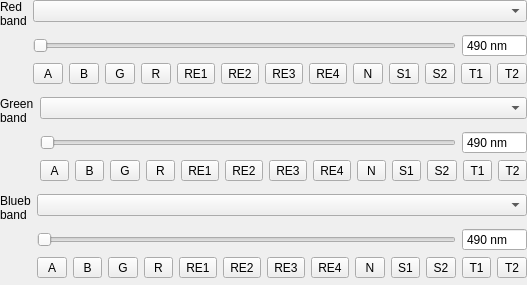
          <widget class="QWidget" name="scrollAreaWidgetContents_2">
           <property name="geometry">
            <rect>
             <x>0</x>
             <y>0</y>
             <width>527</width>
             <height>285</height>
            </rect>
           </property>
           <layout class="QVBoxLayout" name="verticalLayout_6">
            <property name="leftMargin">
             <number>0</number>
            </property>
            <property name="topMargin">
             <number>0</number>
            </property>
            <property name="rightMargin">
             <number>0</number>
            </property>
            <property name="bottomMargin">
             <number>0</number>
            </property>
            <item>
             <layout class="QFormLayout" name="formLayout_5">
              <item row="1" column="0">
               <widget class="QLabel" name="label_6">
                <property name="text">
                 <string>Red
band</string>
                </property>
               </widget>
              </item>
              <item row="1" column="1">
               <widget class="QgsRasterBandComboBox" name="mGrayBand_3"/>
              </item>
              <item row="3" column="1">
               <layout class="QHBoxLayout" name="horizontalLayout_10">
                <item>
                 <widget class="QToolButton" name="toolButton_40">
                  <property name="sizePolicy">
                   <sizepolicy hsizetype="Preferred" vsizetype="Fixed">
                    <horstretch>0</horstretch>
                    <verstretch>0</verstretch>
                   </sizepolicy>
                  </property>
                  <property name="text">
                   <string>A</string>
                  </property>
                 </widget>
                </item>
                <item>
                 <widget class="QToolButton" name="toolButton_41">
                  <property name="sizePolicy">
                   <sizepolicy hsizetype="Preferred" vsizetype="Fixed">
                    <horstretch>0</horstretch>
                    <verstretch>0</verstretch>
                   </sizepolicy>
                  </property>
                  <property name="text">
                   <string>B</string>
                  </property>
                 </widget>
                </item>
                <item>
                 <widget class="QToolButton" name="toolButton_42">
                  <property name="sizePolicy">
                   <sizepolicy hsizetype="Preferred" vsizetype="Fixed">
                    <horstretch>0</horstretch>
                    <verstretch>0</verstretch>
                   </sizepolicy>
                  </property>
                  <property name="text">
                   <string>G</string>
                  </property>
                 </widget>
                </item>
                <item>
                 <widget class="QToolButton" name="toolButton_43">
                  <property name="sizePolicy">
                   <sizepolicy hsizetype="Preferred" vsizetype="Fixed">
                    <horstretch>0</horstretch>
                    <verstretch>0</verstretch>
                   </sizepolicy>
                  </property>
                  <property name="text">
                   <string>R</string>
                  </property>
                 </widget>
                </item>
                <item>
                 <widget class="QToolButton" name="toolButton_44">
                  <property name="sizePolicy">
                   <sizepolicy hsizetype="Preferred" vsizetype="Fixed">
                    <horstretch>0</horstretch>
                    <verstretch>0</verstretch>
                   </sizepolicy>
                  </property>
                  <property name="text">
                   <string>RE1</string>
                  </property>
                 </widget>
                </item>
                <item>
                 <widget class="QToolButton" name="toolButton_45">
                  <property name="sizePolicy">
                   <sizepolicy hsizetype="Preferred" vsizetype="Fixed">
                    <horstretch>0</horstretch>
                    <verstretch>0</verstretch>
                   </sizepolicy>
                  </property>
                  <property name="text">
                   <string>RE2</string>
                  </property>
                 </widget>
                </item>
                <item>
                 <widget class="QToolButton" name="toolButton_46">
                  <property name="sizePolicy">
                   <sizepolicy hsizetype="Preferred" vsizetype="Fixed">
                    <horstretch>0</horstretch>
                    <verstretch>0</verstretch>
                   </sizepolicy>
                  </property>
                  <property name="text">
                   <string>RE3</string>
                  </property>
                 </widget>
                </item>
                <item>
                 <widget class="QToolButton" name="toolButton_47">
                  <property name="sizePolicy">
                   <sizepolicy hsizetype="Preferred" vsizetype="Fixed">
                    <horstretch>0</horstretch>
                    <verstretch>0</verstretch>
                   </sizepolicy>
                  </property>
                  <property name="text">
                   <string>RE4</string>
                  </property>
                 </widget>
                </item>
                <item>
                 <widget class="QToolButton" name="toolButton_48">
                  <property name="sizePolicy">
                   <sizepolicy hsizetype="Preferred" vsizetype="Fixed">
                    <horstretch>0</horstretch>
                    <verstretch>0</verstretch>
                   </sizepolicy>
                  </property>
                  <property name="text">
                   <string>N</string>
                  </property>
                 </widget>
                </item>
                <item>
                 <widget class="QToolButton" name="toolButton_49">
                  <property name="sizePolicy">
                   <sizepolicy hsizetype="Preferred" vsizetype="Fixed">
                    <horstretch>0</horstretch>
                    <verstretch>0</verstretch>
                   </sizepolicy>
                  </property>
                  <property name="text">
                   <string>S1</string>
                  </property>
                 </widget>
                </item>
                <item>
                 <widget class="QToolButton" name="toolButton_50">
                  <property name="sizePolicy">
                   <sizepolicy hsizetype="Preferred" vsizetype="Fixed">
                    <horstretch>0</horstretch>
                    <verstretch>0</verstretch>
                   </sizepolicy>
                  </property>
                  <property name="text">
                   <string>S2</string>
                  </property>
                 </widget>
                </item>
                <item>
                 <widget class="QToolButton" name="toolButton_51">
                  <property name="sizePolicy">
                   <sizepolicy hsizetype="Preferred" vsizetype="Fixed">
                    <horstretch>0</horstretch>
                    <verstretch>0</verstretch>
                   </sizepolicy>
                  </property>
                  <property name="text">
                   <string>T1</string>
                  </property>
                 </widget>
                </item>
                <item>
                 <widget class="QToolButton" name="toolButton_52">
                  <property name="sizePolicy">
                   <sizepolicy hsizetype="Preferred" vsizetype="Fixed">
                    <horstretch>0</horstretch>
                    <verstretch>0</verstretch>
                   </sizepolicy>
                  </property>
                  <property name="text">
                   <string>T2</string>
                  </property>
                 </widget>
                </item>
               </layout>
              </item>
              <item row="2" column="1">
               <layout class="QHBoxLayout" name="horizontalLayout_11">
                <item>
                 <widget class="QSlider" name="mGraySlider_3">
                  <property name="orientation">
                   <enum>Qt::Horizontal</enum>
                  </property>
                 </widget>
                </item>
                <item>
                 <widget class="QSpinBox" name="mGrayWavelength_3">
                  <property name="buttonSymbols">
                   <enum>QAbstractSpinBox::NoButtons</enum>
                  </property>
                  <property name="suffix">
                   <string> nm</string>
                  </property>
                  <property name="prefix">
                   <string/>
                  </property>
                  <property name="maximum">
                   <number>99999</number>
                  </property>
                  <property name="singleStep">
                   <number>1</number>
                  </property>
                  <property name="value">
                   <number>490</number>
                  </property>
                 </widget>
                </item>
               </layout>
              </item>
             </layout>
            </item>
            <item>
             <layout class="QFormLayout" name="formLayout_4">
              <item row="1" column="0">
               <widget class="QLabel" name="label_5">
                <property name="text">
                 <string>Green
band</string>
                </property>
               </widget>
              </item>
              <item row="1" column="1">
               <widget class="QgsRasterBandComboBox" name="mGrayBand_2"/>
              </item>
              <item row="3" column="1">
               <layout class="QHBoxLayout" name="horizontalLayout_5">
                <item>
                 <widget class="QToolButton" name="toolButton_27">
                  <property name="sizePolicy">
                   <sizepolicy hsizetype="Preferred" vsizetype="Fixed">
                    <horstretch>0</horstretch>
                    <verstretch>0</verstretch>
                   </sizepolicy>
                  </property>
                  <property name="text">
                   <string>A</string>
                  </property>
                 </widget>
                </item>
                <item>
                 <widget class="QToolButton" name="toolButton_28">
                  <property name="sizePolicy">
                   <sizepolicy hsizetype="Preferred" vsizetype="Fixed">
                    <horstretch>0</horstretch>
                    <verstretch>0</verstretch>
                   </sizepolicy>
                  </property>
                  <property name="text">
                   <string>B</string>
                  </property>
                 </widget>
                </item>
                <item>
                 <widget class="QToolButton" name="toolButton_29">
                  <property name="sizePolicy">
                   <sizepolicy hsizetype="Preferred" vsizetype="Fixed">
                    <horstretch>0</horstretch>
                    <verstretch>0</verstretch>
                   </sizepolicy>
                  </property>
                  <property name="text">
                   <string>G</string>
                  </property>
                 </widget>
                </item>
                <item>
                 <widget class="QToolButton" name="toolButton_30">
                  <property name="sizePolicy">
                   <sizepolicy hsizetype="Preferred" vsizetype="Fixed">
                    <horstretch>0</horstretch>
                    <verstretch>0</verstretch>
                   </sizepolicy>
                  </property>
                  <property name="text">
                   <string>R</string>
                  </property>
                 </widget>
                </item>
                <item>
                 <widget class="QToolButton" name="toolButton_31">
                  <property name="sizePolicy">
                   <sizepolicy hsizetype="Preferred" vsizetype="Fixed">
                    <horstretch>0</horstretch>
                    <verstretch>0</verstretch>
                   </sizepolicy>
                  </property>
                  <property name="text">
                   <string>RE1</string>
                  </property>
                 </widget>
                </item>
                <item>
                 <widget class="QToolButton" name="toolButton_32">
                  <property name="sizePolicy">
                   <sizepolicy hsizetype="Preferred" vsizetype="Fixed">
                    <horstretch>0</horstretch>
                    <verstretch>0</verstretch>
                   </sizepolicy>
                  </property>
                  <property name="text">
                   <string>RE2</string>
                  </property>
                 </widget>
                </item>
                <item>
                 <widget class="QToolButton" name="toolButton_33">
                  <property name="sizePolicy">
                   <sizepolicy hsizetype="Preferred" vsizetype="Fixed">
                    <horstretch>0</horstretch>
                    <verstretch>0</verstretch>
                   </sizepolicy>
                  </property>
                  <property name="text">
                   <string>RE3</string>
                  </property>
                 </widget>
                </item>
                <item>
                 <widget class="QToolButton" name="toolButton_34">
                  <property name="sizePolicy">
                   <sizepolicy hsizetype="Preferred" vsizetype="Fixed">
                    <horstretch>0</horstretch>
                    <verstretch>0</verstretch>
                   </sizepolicy>
                  </property>
                  <property name="text">
                   <string>RE4</string>
                  </property>
                 </widget>
                </item>
                <item>
                 <widget class="QToolButton" name="toolButton_35">
                  <property name="sizePolicy">
                   <sizepolicy hsizetype="Preferred" vsizetype="Fixed">
                    <horstretch>0</horstretch>
                    <verstretch>0</verstretch>
                   </sizepolicy>
                  </property>
                  <property name="text">
                   <string>N</string>
                  </property>
                 </widget>
                </item>
                <item>
                 <widget class="QToolButton" name="toolButton_36">
                  <property name="sizePolicy">
                   <sizepolicy hsizetype="Preferred" vsizetype="Fixed">
                    <horstretch>0</horstretch>
                    <verstretch>0</verstretch>
                   </sizepolicy>
                  </property>
                  <property name="text">
                   <string>S1</string>
                  </property>
                 </widget>
                </item>
                <item>
                 <widget class="QToolButton" name="toolButton_37">
                  <property name="sizePolicy">
                   <sizepolicy hsizetype="Preferred" vsizetype="Fixed">
                    <horstretch>0</horstretch>
                    <verstretch>0</verstretch>
                   </sizepolicy>
                  </property>
                  <property name="text">
                   <string>S2</string>
                  </property>
                 </widget>
                </item>
                <item>
                 <widget class="QToolButton" name="toolButton_38">
                  <property name="sizePolicy">
                   <sizepolicy hsizetype="Preferred" vsizetype="Fixed">
                    <horstretch>0</horstretch>
                    <verstretch>0</verstretch>
                   </sizepolicy>
                  </property>
                  <property name="text">
                   <string>T1</string>
                  </property>
                 </widget>
                </item>
                <item>
                 <widget class="QToolButton" name="toolButton_39">
                  <property name="sizePolicy">
                   <sizepolicy hsizetype="Preferred" vsizetype="Fixed">
                    <horstretch>0</horstretch>
                    <verstretch>0</verstretch>
                   </sizepolicy>
                  </property>
                  <property name="text">
                   <string>T2</string>
                  </property>
                 </widget>
                </item>
               </layout>
              </item>
              <item row="2" column="1">
               <layout class="QHBoxLayout" name="horizontalLayout_9">
                <item>
                 <widget class="QSlider" name="mGraySlider_2">
                  <property name="orientation">
                   <enum>Qt::Horizontal</enum>
                  </property>
                 </widget>
                </item>
                <item>
                 <widget class="QSpinBox" name="mGrayWavelength_2">
                  <property name="buttonSymbols">
                   <enum>QAbstractSpinBox::NoButtons</enum>
                  </property>
                  <property name="suffix">
                   <string> nm</string>
                  </property>
                  <property name="prefix">
                   <string/>
                  </property>
                  <property name="maximum">
                   <number>99999</number>
                  </property>
                  <property name="singleStep">
                   <number>1</number>
                  </property>
                  <property name="value">
                   <number>490</number>
                  </property>
                 </widget>
                </item>
               </layout>
              </item>
             </layout>
            </item>
            <item>
             <layout class="QFormLayout" name="formLayout_6">
              <item row="1" column="0">
               <widget class="QLabel" name="label_7">
                <property name="text">
                 <string>Blueb
band</string>
                </property>
               </widget>
              </item>
              <item row="1" column="1">
               <widget class="QgsRasterBandComboBox" name="mGrayBand_4"/>
              </item>
              <item row="3" column="1">
               <layout class="QHBoxLayout" name="horizontalLayout_12">
                <item>
                 <widget class="QToolButton" name="toolButton_53">
                  <property name="sizePolicy">
                   <sizepolicy hsizetype="Preferred" vsizetype="Fixed">
                    <horstretch>0</horstretch>
                    <verstretch>0</verstretch>
                   </sizepolicy>
                  </property>
                  <property name="text">
                   <string>A</string>
                  </property>
                 </widget>
                </item>
                <item>
                 <widget class="QToolButton" name="toolButton_54">
                  <property name="sizePolicy">
                   <sizepolicy hsizetype="Preferred" vsizetype="Fixed">
                    <horstretch>0</horstretch>
                    <verstretch>0</verstretch>
                   </sizepolicy>
                  </property>
                  <property name="text">
                   <string>B</string>
                  </property>
                 </widget>
                </item>
                <item>
                 <widget class="QToolButton" name="toolButton_55">
                  <property name="sizePolicy">
                   <sizepolicy hsizetype="Preferred" vsizetype="Fixed">
                    <horstretch>0</horstretch>
                    <verstretch>0</verstretch>
                   </sizepolicy>
                  </property>
                  <property name="text">
                   <string>G</string>
                  </property>
                 </widget>
                </item>
                <item>
                 <widget class="QToolButton" name="toolButton_56">
                  <property name="sizePolicy">
                   <sizepolicy hsizetype="Preferred" vsizetype="Fixed">
                    <horstretch>0</horstretch>
                    <verstretch>0</verstretch>
                   </sizepolicy>
                  </property>
                  <property name="text">
                   <string>R</string>
                  </property>
                 </widget>
                </item>
                <item>
                 <widget class="QToolButton" name="toolButton_57">
                  <property name="sizePolicy">
                   <sizepolicy hsizetype="Preferred" vsizetype="Fixed">
                    <horstretch>0</horstretch>
                    <verstretch>0</verstretch>
                   </sizepolicy>
                  </property>
                  <property name="text">
                   <string>RE1</string>
                  </property>
                 </widget>
                </item>
                <item>
                 <widget class="QToolButton" name="toolButton_58">
                  <property name="sizePolicy">
                   <sizepolicy hsizetype="Preferred" vsizetype="Fixed">
                    <horstretch>0</horstretch>
                    <verstretch>0</verstretch>
                   </sizepolicy>
                  </property>
                  <property name="text">
                   <string>RE2</string>
                  </property>
                 </widget>
                </item>
                <item>
                 <widget class="QToolButton" name="toolButton_59">
                  <property name="sizePolicy">
                   <sizepolicy hsizetype="Preferred" vsizetype="Fixed">
                    <horstretch>0</horstretch>
                    <verstretch>0</verstretch>
                   </sizepolicy>
                  </property>
                  <property name="text">
                   <string>RE3</string>
                  </property>
                 </widget>
                </item>
                <item>
                 <widget class="QToolButton" name="toolButton_60">
                  <property name="sizePolicy">
                   <sizepolicy hsizetype="Preferred" vsizetype="Fixed">
                    <horstretch>0</horstretch>
                    <verstretch>0</verstretch>
                   </sizepolicy>
                  </property>
                  <property name="text">
                   <string>RE4</string>
                  </property>
                 </widget>
                </item>
                <item>
                 <widget class="QToolButton" name="toolButton_61">
                  <property name="sizePolicy">
                   <sizepolicy hsizetype="Preferred" vsizetype="Fixed">
                    <horstretch>0</horstretch>
                    <verstretch>0</verstretch>
                   </sizepolicy>
                  </property>
                  <property name="text">
                   <string>N</string>
                  </property>
                 </widget>
                </item>
                <item>
                 <widget class="QToolButton" name="toolButton_62">
                  <property name="sizePolicy">
                   <sizepolicy hsizetype="Preferred" vsizetype="Fixed">
                    <horstretch>0</horstretch>
                    <verstretch>0</verstretch>
                   </sizepolicy>
                  </property>
                  <property name="text">
                   <string>S1</string>
                  </property>
                 </widget>
                </item>
                <item>
                 <widget class="QToolButton" name="toolButton_63">
                  <property name="sizePolicy">
                   <sizepolicy hsizetype="Preferred" vsizetype="Fixed">
                    <horstretch>0</horstretch>
                    <verstretch>0</verstretch>
                   </sizepolicy>
                  </property>
                  <property name="text">
                   <string>S2</string>
                  </property>
                 </widget>
                </item>
                <item>
                 <widget class="QToolButton" name="toolButton_64">
                  <property name="sizePolicy">
                   <sizepolicy hsizetype="Preferred" vsizetype="Fixed">
                    <horstretch>0</horstretch>
                    <verstretch>0</verstretch>
                   </sizepolicy>
                  </property>
                  <property name="text">
                   <string>T1</string>
                  </property>
                 </widget>
                </item>
                <item>
                 <widget class="QToolButton" name="toolButton_65">
                  <property name="sizePolicy">
                   <sizepolicy hsizetype="Preferred" vsizetype="Fixed">
                    <horstretch>0</horstretch>
                    <verstretch>0</verstretch>
                   </sizepolicy>
                  </property>
                  <property name="text">
                   <string>T2</string>
                  </property>
                 </widget>
                </item>
               </layout>
              </item>
              <item row="2" column="1">
               <layout class="QHBoxLayout" name="horizontalLayout_13">
                <item>
                 <widget class="QSlider" name="mGraySlider_4">
                  <property name="orientation">
                   <enum>Qt::Horizontal</enum>
                  </property>
                 </widget>
                </item>
                <item>
                 <widget class="QSpinBox" name="mGrayWavelength_4">
                  <property name="buttonSymbols">
                   <enum>QAbstractSpinBox::NoButtons</enum>
                  </property>
                  <property name="suffix">
                   <string> nm</string>
                  </property>
                  <property name="prefix">
                   <string/>
                  </property>
                  <property name="maximum">
                   <number>99999</number>
                  </property>
                  <property name="singleStep">
                   <number>1</number>
                  </property>
                  <property name="value">
                   <number>490</number>
                  </property>
                 </widget>
                </item>
               </layout>
              </item>
             </layout>
            </item>
           </layout>
          </widget>
